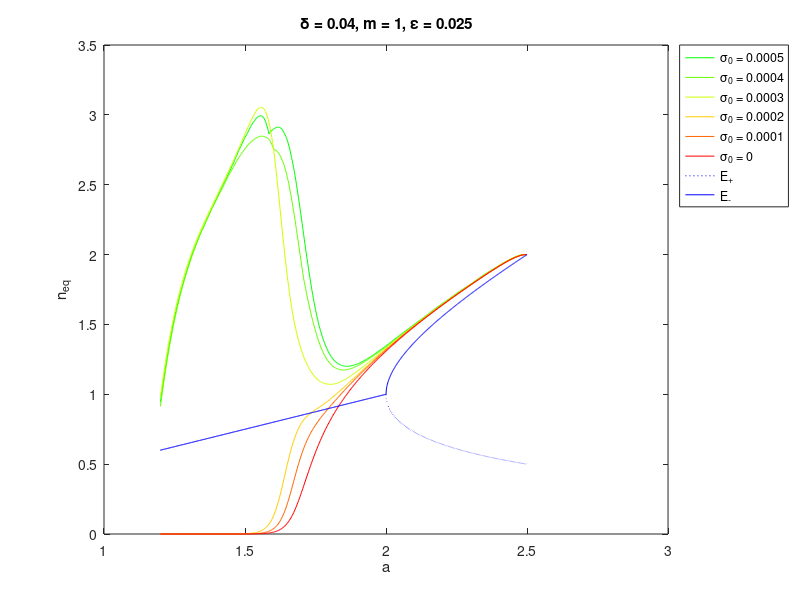

Source code (MATLAB):
N = 100;
L = 22.839;
x = linspace(0, L, N);
delta = 0.04;
m = 1; %new parameter m
a0 = 2.5;
a1 = 1.2;
dt = 0.1;
eps = 0.025;

sigma0_values = 0:0.0001:0.0005;  
num_sigma = numel(sigma0_values);

colors = interp1([0, 0.5, 1], [0, 1, 0; 1, 1, 0; 1, 0, 0], linspace(0, 1, num_sigma));

figure(2); hold on;

for i = 1:num_sigma
    sigma0 = sigma0_values(num_sigma-i+1);
    
    T = (a0 - a1) / eps;
    tt = 0:dt:T;
    aa = a0 - eps * tt;
    
    n0 = a0/2 + sqrt(a0^2/4 - 1);
    n = repmat(n0, [N, 1]);
    w = 1./n;
    dx = x(2)-x(1);
    tout = 0;
    
    % Laplacian with Neumann boundary conditions
    Lap = -2 * diag(ones(1, N)) + diag(ones(1, N-1),1) + diag(ones(1, N-1),-1);
    Lap(1,2) = 2;
    Lap(N, N-1) = 2;
    
    M1 = delta * Lap/dx^2 + eye(N)*(-1/dt - m);
    M2 = Lap/dx^2 - eye(N);
    
    maxn = [];
    spread = [];
    
    for idx = 1:numel(tt)
        a = aa(idx);
        t = tt(idx);
        
        noise = randn(N, 1)*sqrt(dt)*sigma0*sqrt(N);
        wnext = (M2 - diag(n.^2)) \ (-a - noise/dt);
        nnext = M1 \ (-n/dt - n.^2.*w);
        n = nnext;
        w = wnext;
        
        maxn(end+1) = max(n);
        spread(end+1) = (max(n) - min(n))/mean(n);
    end
    h = plot(aa, maxn, 'Color', colors(i, :), 'DisplayName', sprintf('\\sigma_0 = %g', sigma0));
    try
        at = interp1(spread, aa, 1);
        plot([at, at], [0, 3], '--', 'Color', h.Color, 'HandleVisibility', 'off');
    catch
        % warning('a_d not found for \\sigma_0 = %g', sigma0);
    end
end

xlabel('a');
ylabel('max(n)');
title(sprintf('\\delta = %g, m = %g, \\epsilon = %g', delta, m, eps));
legend('Location','northeastoutside');

hold on;
box on;
a = a1:0.001:a0;
Ep_n = @(a) a./(2*m) - sqrt((a./(2*m)).^2 - 1);
Em_n = @(a) a./(2*m) + sqrt((a./(2*m)).^2 - 1);
plot(a, Ep_n(a), 'b:', 'DisplayName', 'E_{+}');
plot(a, Em_n(a), 'b', 'DisplayName', 'E_{-}');
xlabel('a');
ylabel('n_{eq}');
% plot([2*m 2*m], [0 1], 'k:', 'HandleVisibility', 'off'); % a_C

legend show;
hold off;